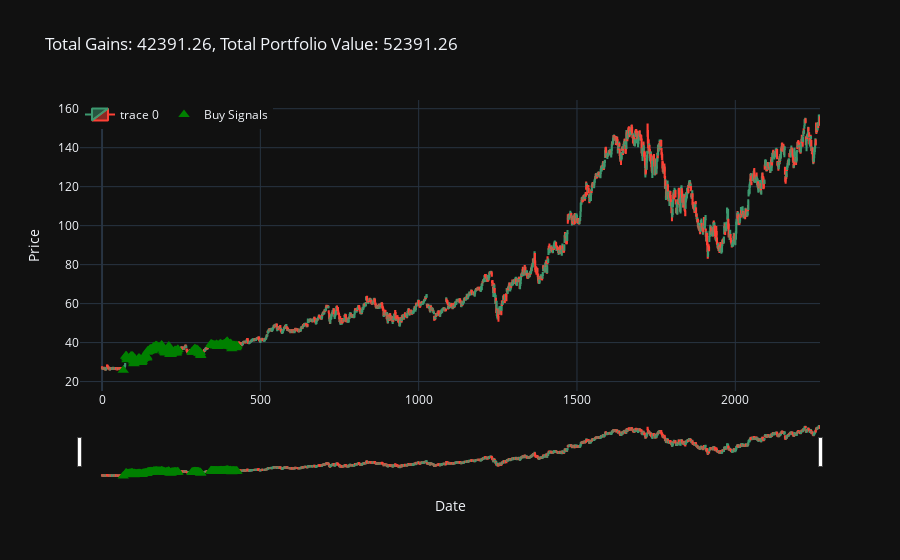

Write notebook code for a chart like this one.
### Code cell
import plotly.graph_objects as go

starting_money = 10000

close = data['Close']
final_share_price = close[len(close) - 1]  # Final share price
total_portfolio_value = starting_money + total_shares * final_share_price
total_gains = total_portfolio_value - starting_money

fig = go.Figure()

# Candlestick trace
fig.add_trace(go.Candlestick(x=data.index,
                             open=data['Open'],
                             high=data['High'],
                             low=data['Low'],
                             close=data['Close']))

# Buy signals trace
fig.add_trace(go.Scatter(x=[data.index[i] for i in states_buy],
                         y=[close[i] for i in states_buy],
                         mode='markers',
                         name='Buy Signals',
                         marker=dict(symbol='triangle-up', size=10, color='green')))

# Sell signals trace
fig.add_trace(go.Scatter(x=[data.index[i] for i in states_sell],
                         y=[close[i] for i in states_sell],
                         mode='markers',
                         name='Sell Signals',
                         marker=dict(symbol='triangle-down', size=10, color='red')))

# Set layout
fig.update_layout(
    title=f'Total Gains: {total_gains:.2f}, Total Portfolio Value: {total_portfolio_value:.2f}',
    xaxis_title='Date',
    yaxis_title='Price',
    template='plotly_dark',
    legend=dict(x=0, y=1, orientation='h')
)

fig.show()

### Figure 1 — Plotly figure (JSON) as saved in the notebook; plotly's stock layout.template omitted (floating-point values rounded to 4 significant figures; data arrays with more than 128 entries replaced by an {"elided": "..."} marker saying what was removed)
{"data": [{"close": {"elided": "2268 float values"}, "high": {"elided": "2268 float values"}, "low": {"elided": "2268 float values"}, "open": {"elided": "2268 float values"}, "type": "candlestick", "x": {"elided": "2268 int values"}}, {"marker": {"color": "green", "size": 10, "symbol": "triangle-up"}, "mode": "markers", "name": "Buy Signals", "type": "scatter", "x": {"elided": "279 int values"}, "y": {"elided": "279 float values"}}, {"marker": {"color": "red", "size": 10, "symbol": "triangle-down"}, "mode": "markers", "name": "Sell Signals", "type": "scatter", "x": [], "y": []}], "layout": {"legend": {"orientation": "h", "x": 0, "y": 1}, "title": {"text": "Total Gains: 42391.26, Total Portfolio Value: 52391.26"}, "xaxis": {"title": {"text": "Date"}}, "yaxis": {"title": {"text": "Price"}}}}
